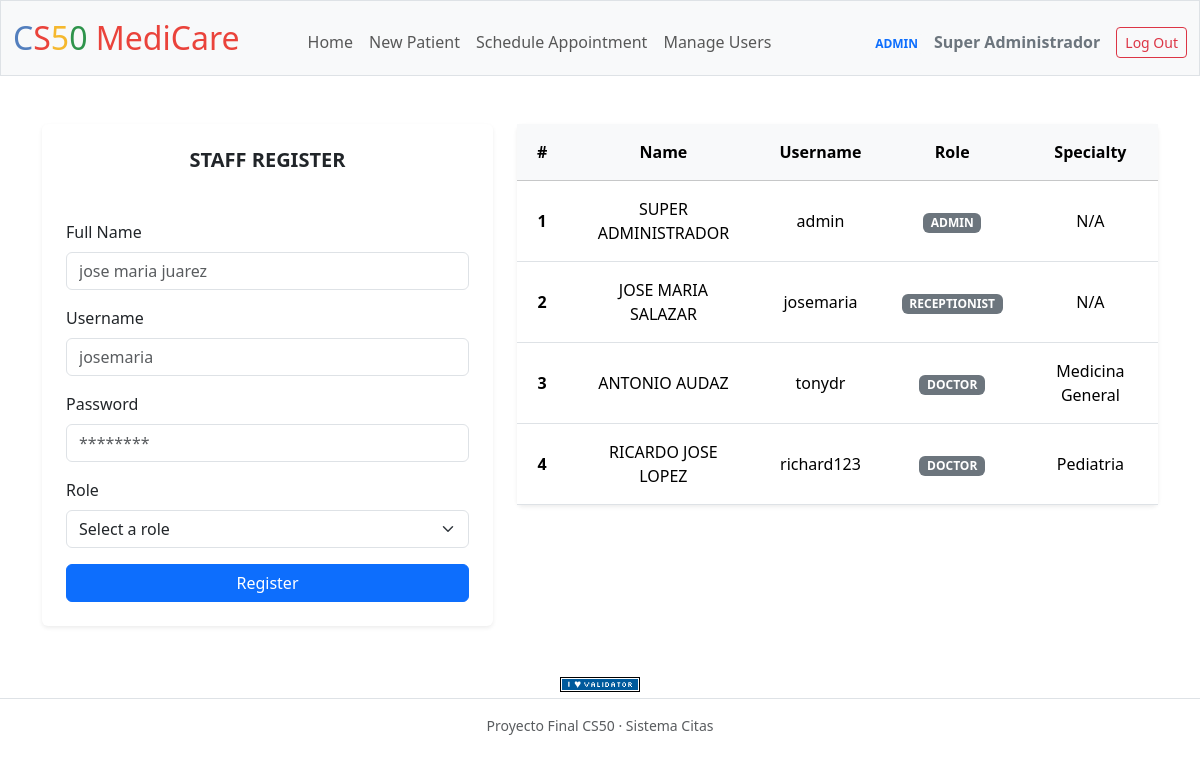
Page /admin/users (signed in) on the committed database.
### tables this page shows
CREATE TABLE users (
    id INTEGER PRIMARY KEY AUTOINCREMENT,
    username TEXT NOT NULL UNIQUE,
    hash TEXT NOT NULL,
    role TEXT NOT NULL CHECK(role IN ('admin', 'receptionist', 'doctor')),
    full_name TEXT NOT NULL,
    specialty TEXT, -- Solo aplica si role == 'doctor'
    created_at TIMESTAMP DEFAULT CURRENT_TIMESTAMP
);

### app.py (the view, shortened to what this page needs)
@app.route("/admin/users", methods=["GET", "POST"])
@login_required
@role_required("admin")
def manage_users():
    users_list = db.execute("SELECT id, full_name, username, role, specialty FROM users")
    return render_template("admin_users.html", users=users_list)

### app.py (called while the page is built)
@app.before_request
def load_current_user():
    g.user = None
    if session.get("user_id") is not None:
        rows = db.execute(
            "SELECT id, full_name, role FROM users WHERE id = ?",
            session["user_id"],
        )
        if rows:
            g.user = rows[0]

@app.after_request
def after_request(response):
    response.headers["Cache-Control"] = "no-cache, no-store, must-revalidate"
    response.headers["Expires"] = 0
    response.headers["Pragma"] = "no-cache"
    return response

### helpers.py (called while the page is built)
def login_required(f):
    @wraps(f)
    def decorated_function(*args, **kwargs):
        if session.get("user_id") is None:
            return redirect("/login")
        return f(*args, **kwargs)
    return decorated_function

def role_required(*allowed_roles):
    def decorator(f):
        @wraps(f)
        def decorated_function(*args, **kwargs):
            if session.get("user_id") is None:
                return redirect("/login")
            if g.user is None or g.user["role"] not in allowed_roles:
                return apology("Access denied: insufficient permissions", 403)
            return f(*args, **kwargs)
        return decorated_function
    return decorator

### templates/admin_users.html (shortened to what this page needs)
{% extends "layout.html" %}  {% block main %}
<div class="row g-4">
  <div class="col-md-5">
    <div class="card shadow-sm border-0">
      <div class="card-body p-4">
        <h5 class="card-title fw-bold mb-5 text-uppercase">Staff Register</h5>
        <form action="/admin/users" method="post">
          <div class="mb-3 text-start">
            <label for="full_name" class="form-label">Full Name</label>
            <input
              class="form-control mb-3"
              id="full_name"
              name="full_name"
              type="text"
              placeholder="jose maria juarez"
              required
            />
          </div>
          <div class="mb-3 text-start">
            <label for="username" class="form-label">Username</label>
            <input
              class="form-control mb-3"
              id="username"
              name="username"
              type="text"
              placeholder="josemaria"
              required
            />
          </div>
          <div class="mb-3 text-start">
            <label for="password" class="form-label">Password</label>
            <input
              class="form-control mb-3"
              id="password"
              name="password"
              type="password"
              placeholder="********"
              required
            />
          </div>
          <div class="mb-3 text-start">
            <label for="role" class="form-label">Role</label>
            <select class="form-select mb-3" id="role" name="role" required onchange="toggleSpecialty(this.value)">
              <option value="" selected disabled>Select a role</option>
            </select>
          </div>
          <button class="btn btn-primary w-100" type="submit">Register</button>
        </form>
      </div>
    </div>
  </div>
  <div class="col-md-7">
    <div class="card shadow-sm border-0">
      <div class="card-body p-0">
        <div class="table-responsive">
          <table class="table table-hover align-middle mb-0 users-table">
            <thead class="table-light">
              <tr>
                <th scope="col">#</th>
                <th>Name</th>
                <th>Username</th>
                <th>Role</th>
                <th>Specialty</th>
              </tr>
            </thead>
            <tbody>
              {% for user in users %}
              <tr >
                <th scope="row">{{ loop.index }}</th>
                <td class="text-uppercase">{{ user.full_name }}</td>
                <td>{{ user.username }}</td>
                <td><span class="badge bg-secondary text-uppercase">{{ user.role }}</span></td>
                <td>{{ user.specialty or 'N/A' }}</td>
              </tr>
              {% endfor %}
            </tbody>
          </table>
        </div>
      </div>
    </div>
  </div>
</div>
{% endblock %}

### templates/layout.html (shortened to what this page needs)
<!DOCTYPE html>
<html lang="en">
    <head>
        <link href="https://cdn.jsdelivr.net/npm/bootstrap@5.3.8/dist/css/bootstrap.min.css" rel="stylesheet">
        <link href="/static/styles.css" rel="stylesheet">
    </head>
    <body>
        <nav class="bg-light border navbar navbar-expand-md navbar-light">
            <div class="container-fluid">
                <a class="navbar-brand" href="/"><span class="blue">C</span><span class="red">S</span><span class="yellow">5</span><span class="green">0</span> <span class="red">MediCare</span></a>
                <div class="collapse navbar-collapse" id="navbar">
                    {% if session["user_id"] %}
                        <ul class="navbar-nav mx-auto mt-2">
                            <li class="nav-item"><a class="nav-link" href="/">Home</a></li>
                            {% if g.user["role"] in ["receptionist", "admin"] %}
                                <li class="nav-item"><a class="nav-link" href="/patients/new">New Patient</a></li>
                                <li class="nav-item"><a class="nav-link" href="/appointments/new">Schedule Appointment</a></li>
                            {% endif %}
                            {% if g.user["role"] == "admin" %}
                                <li class="nav-item"><a class="nav-link" href="/admin/users">Manage Users</a></li>
                            {% endif %}
                        </ul>
                        <ul class="navbar-nav ms-auto mt-2 align-items-center">
                            <li class="nav-item me-3 text-white">
                               <span class="badge bg-light text-primary text-uppercase">{{ g.user['role'] }}</span>
                               <span class="fw-semibold ms-1 text-secondary">{{ g.user['full_name'] }}</span>
                            </li>
                            <li class="nav-item"><a class="btn btn-outline-danger btn-sm" href="/logout">Log Out</a></li>
                        </ul>
                    {% else %}
                        <ul class="navbar-nav ms-auto mt-2">
                            <li class="nav-item"><a class="nav-link" href="/login">Log In</a></li>
                        </ul>
                    {% endif %}
                </div>
            </div>
        </nav>
        <main class="container py-5 text-center">
            {% block main %}{% endblock %}
        </main>
        <footer class="mb-5">
            <form action="https://validator.w3.org/check" class="text-center" enctype="multipart/form-data" method="post" target="_blank">
                <input alt="Validate" src="/static/I_heart_validator.png" type="image">
            </form>
            <div class="text-center bg-white  border-top py-3 text-muted small mt-auto">
                Proyecto Final CS50 &middot; Sistema Citas
            </div>
        </footer>
    </body>
</html>

### static/styles.css (style rules this page uses)
nav .navbar-brand { font-size: xx-large; }
nav .navbar-brand .blue { color: #537fbe; }
nav .navbar-brand .red { color: #ea433b; }
nav .navbar-brand .yellow { color: #f5b82e; }
nav .navbar-brand .green { color: #2e944b; }
.users-table th, .users-table td { padding: 1rem 1.25rem; }

### rows in the picture
users: user.role "ADMIN", user.full_name "Super Administrador", full_name "SUPER ADMINISTRADOR", username "admin", role "ADMIN", specialty "N/A"
users: full_name "JOSE MARIA SALAZAR", username "josemaria", role "RECEPTIONIST", specialty "N/A"
users: full_name "ANTONIO AUDAZ", username "tonydr", role "DOCTOR", specialty "Medicina General"
users: full_name "RICARDO JOSE LOPEZ", username "richard123", role "DOCTOR", specialty "Pediatria"
